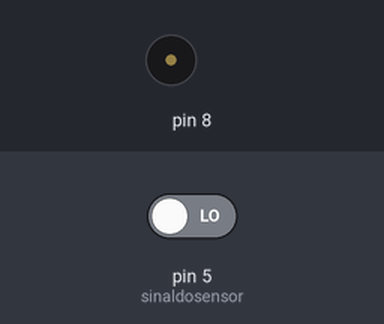
Bench run of a sketch on a simulated Arduino Uno, built with avr-gcc and run on an emulated ATmega328P. Parts: buzzer (waves = sounding). The inputs (shaded band) are chosen by the test bench; at power-on: pin 5 (sinaldosensor) LOW.

Above: at 1.2 s.
1.3 s: pin 5 (sinaldosensor) driven HIGH
Timing chart, 0 to 8.8 s (numbered marks = the images above; inputs shaded):
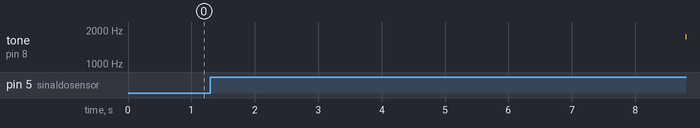

The sketch:

codigo.ino
```cpp
int sinaldosensor = 5; // o  pino digital 5 receberá o sinal do sensor como entrada

void setup() {
  // put your setup code here, to run once:
  pinMode(sinaldosensor, INPUT); // declarando o sinal do sensor como entrada do arduino
}

void loop() {
  // put your main code here, to run repeatedly:
  while(digitalRead(sinaldosensor)==HIGH) { // enquanto o sinal do sensor for 'alto'
      for(int freq = 500; freq<2000; freq+=1){ // a gente liga o alarme atraves da funçao tone, e vamos alterando a frequencia
      tone(8, freq);
      delay(6);
      }
    }
   noTone(8);
}
```

Measured:
- after the input at 1.3 s, tone on pin 8: silent → 1745 Hz after 7.5 s
